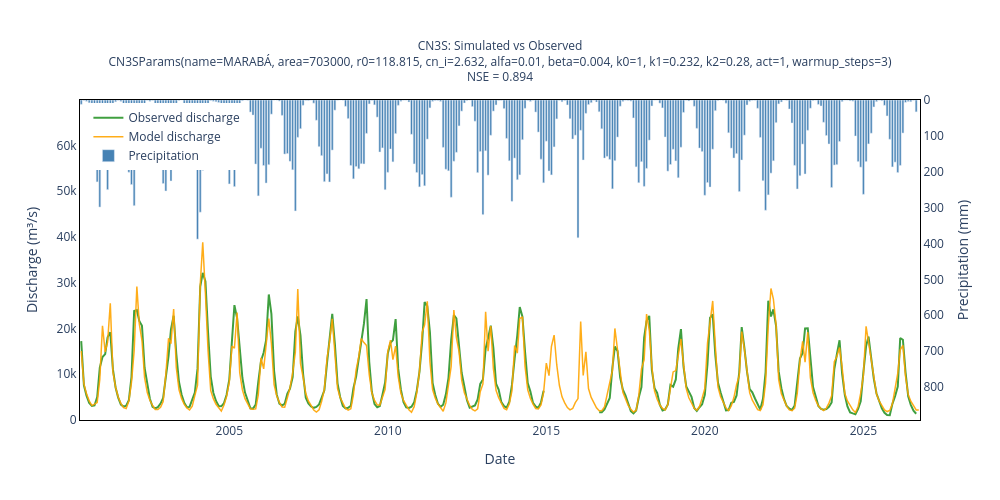

The notebook cell this image was saved under:
### Markdown cell above
## Test the model calibration

### Code cell
params = CN3SParams.from_file(station_dir / f"optim/{OPTIMIZATION}")
model = CN3S(params=params, freq=FREQ)
data = station.get_optim_data(FREQ)

model.run(data["prec_mm"])
model.evaluate(data["q_m3s"])
model.plot()

### Figure 1 — Plotly figure (JSON) as saved in the notebook; plotly's stock layout.template omitted (floating-point values rounded to 4 significant figures; data arrays with more than 128 entries replaced by an {"elided": "..."} marker saying what was removed)
{"data": [{"line": {"color": "green", "width": 2}, "name": "Observed discharge", "opacity": 0.75, "type": "scatter", "x": {"elided": "318 str values"}, "y": {"elided": "318 float values"}}, {"line": {"color": "orange", "width": 1.5}, "name": "Model discharge", "opacity": 0.9, "type": "scatter", "x": {"elided": "318 str values"}, "y": {"elided": "318 float values"}}, {"marker": {"color": "steelblue"}, "name": "Precipitation", "opacity": 1, "type": "bar", "x": {"elided": "318 str values"}, "y": {"elided": "318 float values"}, "yaxis": "y2"}], "layout": {"height": 500, "legend": {"x": 0.01, "y": 0.99}, "plot_bgcolor": "white", "title": {"font": {"size": 12}, "text": "CN3S: Simulated vs Observed<br>CN3SParams(name=MARABÁ, area=703000, r0=118.815, cn_i=2.632, alfa=0.01, beta=0.004, k0=1, k1=0.232, k2=0.28, act=1, warmup_steps=3)<br>NSE = 0.894", "x": 0.5, "xanchor": "center"}, "width": 1000, "xaxis": {"linecolor": "black", "linewidth": 1, "mirror": true, "showline": true, "title": {"text": "Date"}}, "yaxis": {"linecolor": "black", "linewidth": 1, "mirror": true, "range": [0, 69940.0], "showline": true, "title": {"text": "Discharge (m³/s)"}}, "yaxis2": {"linecolor": "black", "linewidth": 1, "mirror": true, "overlaying": "y", "range": [891.9, 0], "showline": true, "side": "right", "title": {"text": "Precipitation (mm)"}}}}
